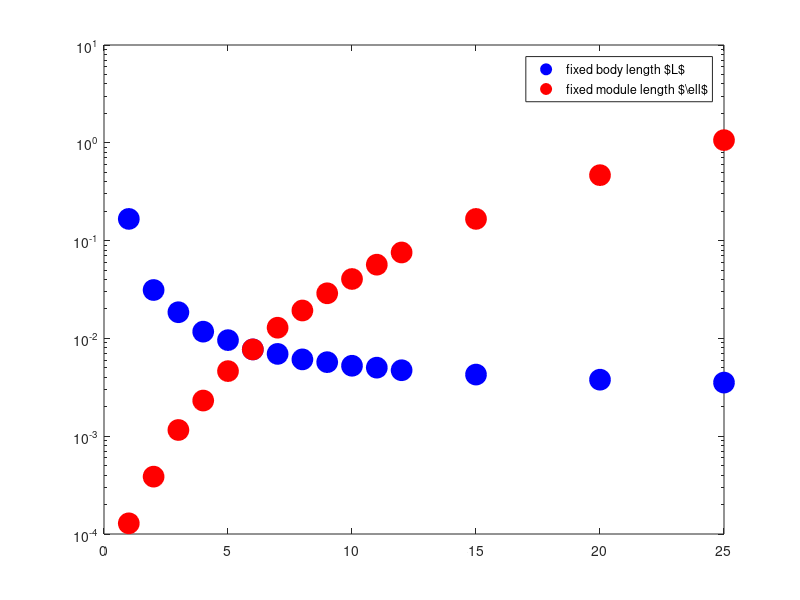

Reproduce this figure in MATLAB. (Note: this script raises an error after producing the figure.)
%understanding the mechanical coupling matrix D4^-1 (D4inv)

addpath('./src');

dims = [1:12 15 20 25]';
gridsz = 1;

%fixed chain length
for jj = 1:size(dims,1)
    dim = dims(jj);
    %second-difference matrix D2
    delX = 1/(gridsz*dim);
    e = ones(gridsz*dim,1);
    D2 = (1/delX^2).*spdiags([e -2*e e], [0 1 2], gridsz*dim, gridsz*dim+2);
    D4 = D2*D2';
    D4inv = inv(full(D4));
    
    %max row sum (max coupling input to a given module)
    maxrowsum(jj) = max(sum(D4inv,2));
    minrowsum(jj) = min(sum(D4inv,2));
    
end

%fixed module length
for jj = 1:size(dims,1)
    dim = dims(jj);
    %second-difference matrix D2
    delX = 1/6;
    e = ones(gridsz*dim,1);
    D2 = (1/delX^2).*spdiags([e -2*e e], [0 1 2], gridsz*dim, gridsz*dim+2);
    D4 = D2*D2';
    D4inv = inv(full(D4));
   
    
    %max row sum (max coupling input to a given module)
    maxrowsum2(jj) = max(sum(D4inv,2));
    minrowsum2(jj) = min(sum(D4inv,2));

    
end

figure(1); clf;
semilogy(dims,maxrowsum,'bo','MarkerSize',15,'MarkerFaceColor', 'b'); hold on
semilogy(dims,maxrowsum2,'ro','MarkerSize',15,'MarkerFaceColor', 'r'); 
h = legend('fixed body length $L$', 'fixed module length $\ell$');
h.Interpreter = 'latex';
semilogy(dims,minrowsum,'bo','MarkerSize',15);%,'MarkerFaceColor', 'b'); hold on
semilogy(dims,minrowsum2,'ro','MarkerSize',15);%,'MarkerFaceColor', 'r'); 
shade(dims,minrowsum,dims,maxrowsum,'FillType',[1 2; 2 1],'Color','b')
shade(dims,minrowsum2,dims,maxrowsum2,'FillType',[1 2; 2 1],'Color','r')
xlabel('# of modules (N)'); 
ylabel({'range of mechanical', 'coupling strengths'});
set(gca, 'FontSize',30)